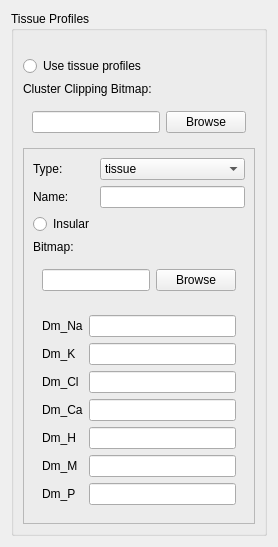
      <widget class="QWidget" name="sim_conf_stack_page_Tissues">
       <layout class="QVBoxLayout" name="verticalLayout_7">
        <item>
         <widget class="QGroupBox" name="groupBox_TissueProfiles">
          <property name="title">
           <string>Tissue Profiles</string>
          </property>
          <layout class="QVBoxLayout" name="verticalLayout_6">
           <item>
            <spacer name="verticalSpacer_20">
             <property name="orientation">
              <enum>Qt::Vertical</enum>
             </property>
             <property name="sizeType">
              <enum>QSizePolicy::Fixed</enum>
             </property>
             <property name="sizeHint" stdset="0">
              <size>
               <width>20</width>
               <height>16</height>
              </size>
             </property>
            </spacer>
           </item>
           <item>
            <widget class="QRadioButton" name="rb_useProfiles">
             <property name="sizePolicy">
              <sizepolicy hsizetype="Minimum" vsizetype="Fixed">
               <horstretch>1</horstretch>
               <verstretch>1</verstretch>
              </sizepolicy>
             </property>
             <property name="text">
              <string>Use tissue profiles</string>
             </property>
            </widget>
           </item>
           <item>
            <widget class="QLabel" name="label_16">
             <property name="text">
              <string>Cluster Clipping Bitmap:</string>
             </property>
            </widget>
           </item>
           <item>
            <widget class="QWidget" name="widget_4" native="true">
             <layout class="QHBoxLayout" name="horizontalLayout_2">
              <item>
               <widget class="QLineEdit" name="lineEdit_ClippingBitmap"/>
              </item>
              <item>
               <widget class="QPushButton" name="pushButton_clippingBrowse">
                <property name="sizePolicy">
                 <sizepolicy hsizetype="Fixed" vsizetype="Fixed">
                  <horstretch>0</horstretch>
                  <verstretch>0</verstretch>
                 </sizepolicy>
                </property>
                <property name="text">
                 <string>Browse</string>
                </property>
               </widget>
              </item>
             </layout>
            </widget>
           </item>
           <item>
            <widget class="QFrame" name="frame_profileWidget_0">
             <property name="frameShape">
              <enum>QFrame::StyledPanel</enum>
             </property>
             <property name="frameShadow">
              <enum>QFrame::Raised</enum>
             </property>
             <property name="lineWidth">
              <number>4</number>
             </property>
             <property name="midLineWidth">
              <number>0</number>
             </property>
             <layout class="QFormLayout" name="formLayout_9">
              <item row="0" column="0">
               <widget class="QLabel" name="label_51">
                <property name="text">
                 <string>Type:</string>
                </property>
               </widget>
              </item>
              <item row="0" column="1">
               <widget class="QComboBox" name="comboBox_profileType">
                <item>
                 <property name="text">
                  <string>tissue</string>
                 </property>
                </item>
                <item>
                 <property name="text">
                  <string>cut</string>
                 </property>
                </item>
               </widget>
              </item>
              <item row="1" column="0">
               <widget class="QLabel" name="label_52">
                <property name="text">
                 <string>Name:</string>
                </property>
               </widget>
              </item>
              <item row="1" column="1">
               <widget class="QLineEdit" name="lineEdit_profileName"/>
              </item>
              <item row="2" column="0">
               <widget class="QRadioButton" name="rb_profileInsular">
                <property name="text">
                 <string>Insular</string>
                </property>
               </widget>
              </item>
              <item row="3" column="0">
               <widget class="QLabel" name="label_53">
                <property name="text">
                 <string>Bitmap:</string>
                </property>
               </widget>
              </item>
              <item row="4" column="0" colspan="2">
               <widget class="QWidget" name="widget_3" native="true">
                <layout class="QHBoxLayout" name="horizontalLayout">
                 <item>
                  <widget class="QLineEdit" name="lineEdit_profileBitmap"/>
                 </item>
                 <item>
                  <widget class="QPushButton" name="pushButton_profileBitmapBrowse">
                   <property name="text">
                    <string>Browse</string>
                   </property>
                  </widget>
                 </item>
                </layout>
               </widget>
              </item>
              <item row="6" column="0" colspan="2">
               <widget class="QWidget" name="widget_setDiffusion" native="true">
                <layout class="QFormLayout" name="formLayout_10">
                 <item row="1" column="0">
                  <widget class="QLabel" name="label_54">
                   <property name="text">
                    <string>Dm_Na</string>
                   </property>
                  </widget>
                 </item>
                 <item row="1" column="1">
                  <widget class="QLineEdit" name="lineEdit_DmNa"/>
                 </item>
                 <item row="2" column="0">
                  <widget class="QLabel" name="label_55">
                   <property name="text">
                    <string>Dm_K</string>
                   </property>
                  </widget>
                 </item>
                 <item row="2" column="1">
                  <widget class="QLineEdit" name="lineEdit_DmK"/>
                 </item>
                 <item row="3" column="0">
                  <widget class="QLabel" name="label_56">
                   <property name="text">
                    <string>Dm_Cl</string>
                   </property>
                  </widget>
                 </item>
                 <item row="3" column="1">
                  <widget class="QLineEdit" name="lineEdit_DmCl"/>
                 </item>
                 <item row="4" column="0">
                  <widget class="QLabel" name="label_57">
                   <property name="text">
                    <string>Dm_Ca</string>
                   </property>
                  </widget>
                 </item>
                 <item row="4" column="1">
                  <widget class="QLineEdit" name="lineEdit_DmCa"/>
                 </item>
                 <item row="5" column="0">
                  <widget class="QLabel" name="label_58">
                   <property name="text">
                    <string>Dm_H</string>
                   </property>
                  </widget>
                 </item>
                 <item row="5" column="1">
                  <widget class="QLineEdit" name="lineEdit_DmH"/>
                 </item>
                 <item row="6" column="0">
                  <widget class="QLabel" name="label_59">
                   <property name="text">
                    <string>Dm_M</string>
                   </property>
                  </widget>
                 </item>
                 <item row="6" column="1">
                  <widget class="QLineEdit" name="lineEdit_DmM"/>
                 </item>
                 <item row="7" column="0">
                  <widget class="QLabel" name="label_60">
                   <property name="text">
                    <string>Dm_P</string>
                   </property>
                  </widget>
                 </item>
                 <item row="7" column="1">
                  <widget class="QLineEdit" name="lineEdit_DmP"/>
                 </item>
                </layout>
               </widget>
              </item>
             </layout>
            </widget>
           </item>
          </layout>
         </widget>
        </item>
       </layout>
      </widget>
